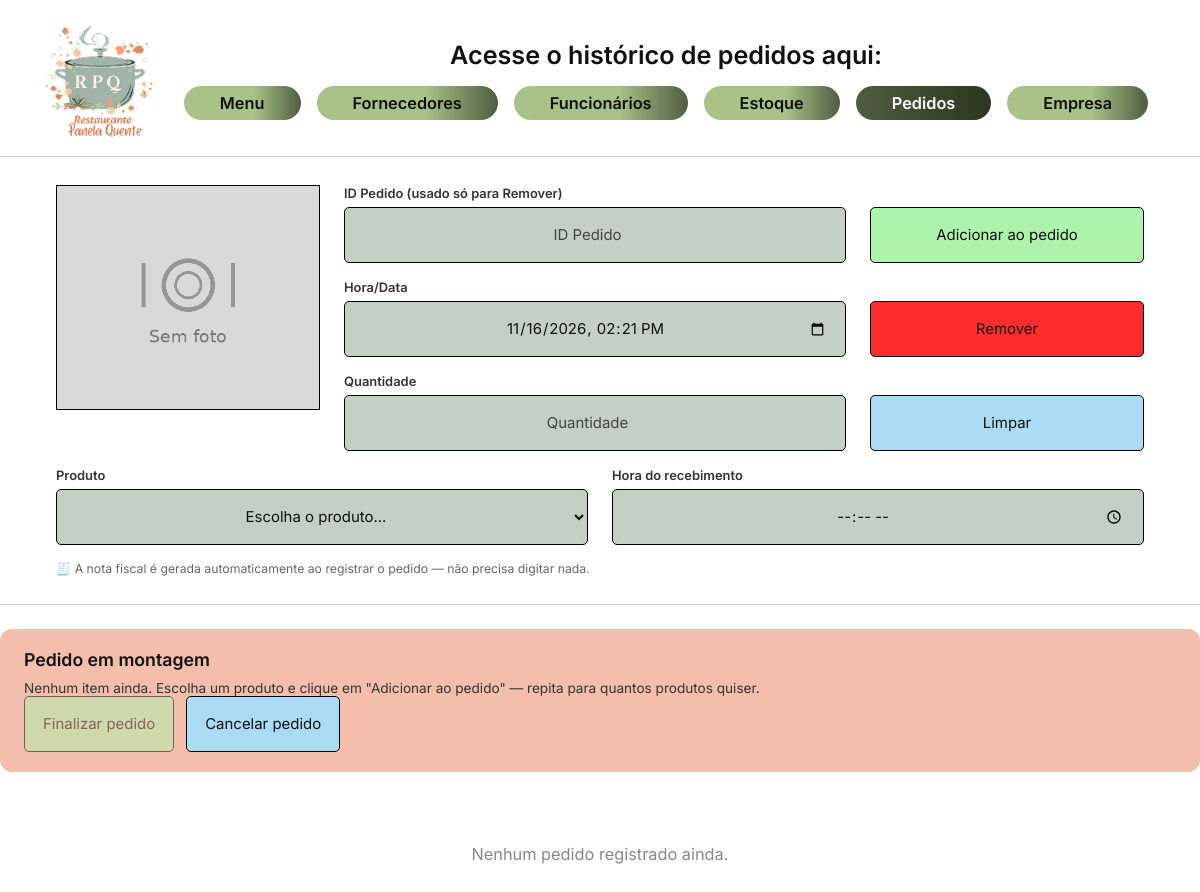
The app's page /projetobernardolohana/index.php?controller=venda&action=index (signed in), older data.
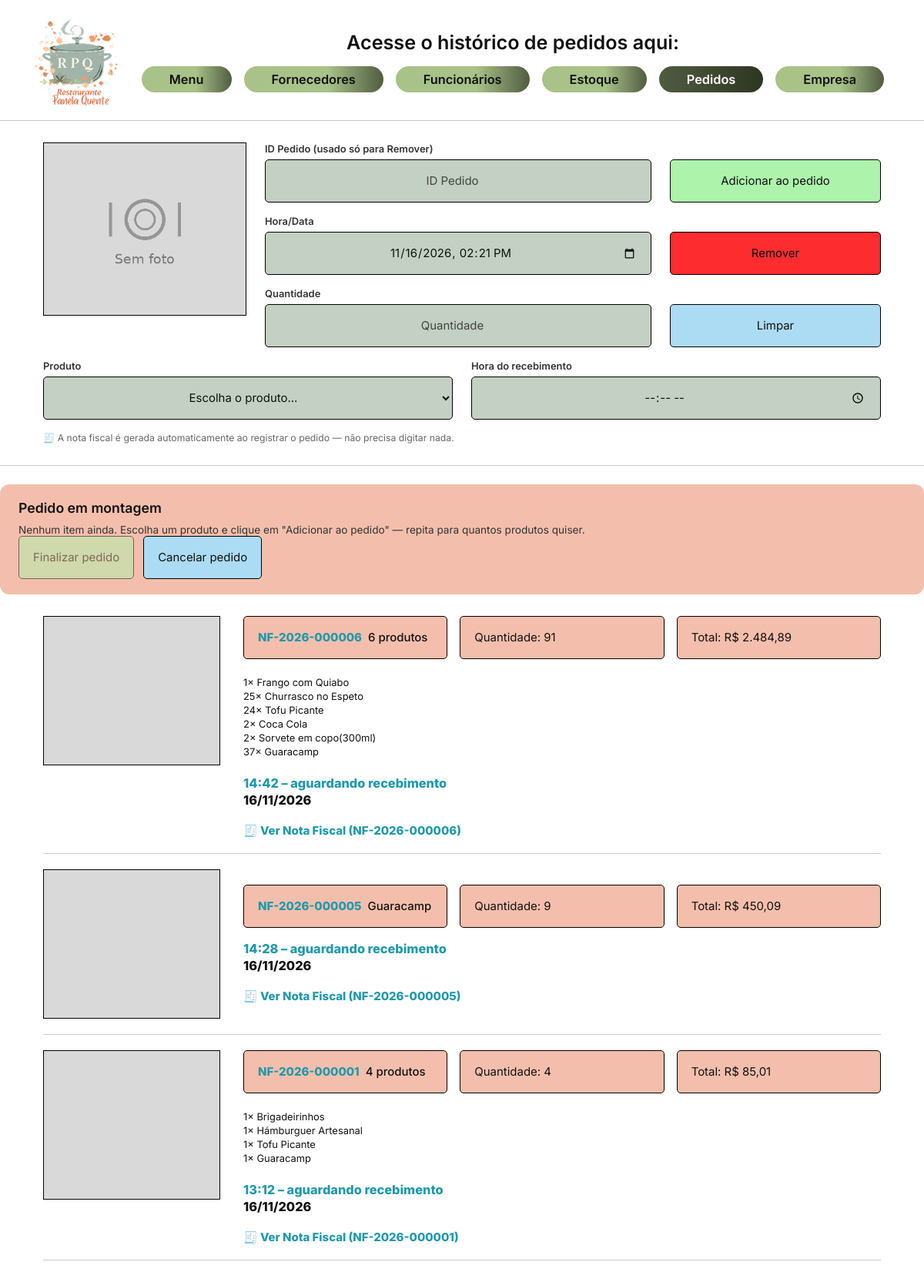
The same page, newer data.
### tables this page shows
CREATE TABLE `pedido` (
  `id` int(11) NOT NULL,
  `produto_id` int(11) DEFAULT NULL,
  `produto_nome` varchar(255) NOT NULL,
  `variacao` varchar(120) DEFAULT NULL,
  `usuario_id` int(11) DEFAULT NULL,
  `quantidade` int(11) NOT NULL DEFAULT 1,
  `preco_unitario` decimal(10,2) NOT NULL DEFAULT 0.00,
  `valor_total` decimal(10,2) NOT NULL DEFAULT 0.00,
  `desconto` decimal(10,2) NOT NULL DEFAULT 0.00,
  `data_pedido` datetime NOT NULL,
  `hora_recebimento` time DEFAULT NULL,
  `nota_fiscal` varchar(60) DEFAULT NULL,
  `criado_em` timestamp NOT NULL DEFAULT current_timestamp()
);

### projetobernardolohana/controllers/vendacontroller.php (called while the page is built, shortened)
<?php
require_once __DIR__ . '/../models/venda.php';
class VendaController
{
    public function index(): void
    {
        $pedidos     = [];
        try {
            $pedidos     = (new Venda())->listar();
        } catch (PDOException $e) {
            $erroBanco = 'Não foi possível carregar os pedidos. Confira se os scripts da pasta '
                       . '"Arquivos importantes" (migracao_produto_estoque.sql e migracao_pedidos.sql) '
                       . 'já foram executados no banco.';
        }
        require_once __DIR__ . '/../views/vendas.php';
    }
}

### projetobernardolohana/index.php (called while the page is built, shortened)
<?php
require_once __DIR__ . '/config/db.php';
$controller = $_GET['controller'] ?? 'auth';
$action = $_GET['action'] ?? 'form';
switch ($controller) {
    case 'venda':
        require_once __DIR__ . '/controllers/vendacontroller.php';
        $c = new VendaController();
        break;
}
$c->$action();

### projetobernardolohana/config/db.php (called while the page is built)
<?php
class Database
{
    private static $conn=null;
    public static function getConnection()
    {
        if (self::$conn === null) {
            try {
                self::$conn=new PDO(
                    "mysql:host=localhost;dbname=projetorrgi51;charset=utf8mb4",
                    "root",
                    "",
                    [
                        PDO::ATTR_ERRMODE=>PDO::ERRMODE_EXCEPTION,
                        PDO::ATTR_DEFAULT_FETCH_MODE=>PDO::FETCH_ASSOC
                    ]
                );
            }catch (PDOException $e){
                die("Erro ao conectar ao banco de dados.");
            }
        }
        return self::$conn;
    }
}

### projetobernardolohana/models/venda.php (called while the page is built, shortened)
<?php
require_once __DIR__ . '/../config/db.php';
class Venda
{
    private PDO $conn;
    public function __construct()
    {
        $this->conn = Database::getConnection();
    }
    public function listar(): array
    {
        $sql = "
            SELECT id, produto_id, produto_nome, variacao, quantidade, preco_unitario,
                   valor_total, desconto, data_pedido, hora_recebimento, nota_fiscal
            FROM pedido
            ORDER BY data_pedido DESC, id DESC
        ";
        return $this->conn->query($sql)->fetchAll();
    }
}

### projetobernardolohana/views/vendas.php (the view, shortened to what the changed rows need)
<?php
function imagemProdutoPedido(?int $produtoId): string
{
    $fallback = "public/assets/img/produto_sem_foto.png";
    $baseFs  = __DIR__ . "/../public/uploads/produtos/";
    $baseUrl = "public/uploads/produtos/";
    foreach (['jpg', 'png', 'webp'] as $ext) {
        if (file_exists($baseFs . $produtoId . '.' . $ext)) {
            return $baseUrl . $produtoId . '.' . $ext;
        }
    }
    return $fallback;
}
function pedidoData(?string $dt): string
{
    return $dt ? date('d/m/Y', strtotime($dt)) : '—';
}
function pedidoHora(?string $v): string
{
    return $v ? date('H:i', strtotime($v)) : '';
}
function valorFormatado(?float $v): string
{
    return 'R$ ' . number_format($v ?? 0, 2, ',', '.');
}
?>
<!DOCTYPE html>
<html lang="pt-BR">
<head>
  <link rel="stylesheet" href="public/assets/css/style.css">
</head>
<body data-page="vendas">
  <header class="site-header">
    <div class="header-right">
      <h1 class="header-title">Acesse o histórico de pedidos aqui:</h1>
    </div>
  </header>
  <div class="montagem-box">
    <h2 class="montagem-titulo">Pedido em montagem</h2>
  </div>
  <div class="list-wrap">
    <?php if (empty($pedidos)): ?>
      <div class="empty-state"><p>Nenhum pedido registrado ainda.</p></div>
    <?php else: ?>
      <?php
        $grupos = [];
        foreach ($pedidos as $p) {
          $chave = !empty($p['nota_fiscal']) ? $p['nota_fiscal'] : 'id' . $p['id'];
          if (!isset($grupos[$chave])) {
            $grupos[$chave] = ['head' => $p, 'itens' => [], 'qtd' => 0, 'total' => 0.0];
          }
          $grupos[$chave]['itens'][] = $p;
          $grupos[$chave]['qtd']   += (int)$p['quantidade'];
          $grupos[$chave]['total'] += (float)$p['valor_total'] - (float)($p['desconto'] ?? 0);
        }
      ?>
      <?php foreach ($grupos as $g): $pedido = $g['head']; ?>
        <div class="pedido-row">
          <div class="pedido-img">
            <img src="<?= htmlspecialchars(imagemProdutoPedido(isset($pedido['produto_id']) ? (int)$pedido['produto_id'] : null)) ?>"
                 alt="<?= htmlspecialchars($pedido['produto_nome'] ?? 'Produto') ?>" loading="lazy" decoding="async">
          </div>
          <div class="pedido-body">
            <div class="pedido-badges">
              <div class="badge badge-nome">
                <span class="pid"><?= htmlspecialchars(!empty($pedido['nota_fiscal']) ? $pedido['nota_fiscal'] : '#' . (int)$pedido['id']) ?></span>
                <?php if (count($g['itens']) === 1): ?>
                  <?= htmlspecialchars($pedido['produto_nome'] ?? '') ?><?php if (!empty($pedido['variacao'])): ?><span class="pedido-var"> — <?= htmlspecialchars($pedido['variacao']) ?></span><?php endif; ?>
                <?php else: ?>
                  <?= count($g['itens']) ?> produtos
                <?php endif; ?>
              </div>
              <div class="badge">Quantidade: <?= (int)$g['qtd'] ?></div>
              <div class="badge">Total: <?= htmlspecialchars(valorFormatado((float)$g['total'])) ?></div>
            </div>
            <?php if (count($g['itens']) > 1): ?>
              <ul class="pedido-itens">
                <?php foreach ($g['itens'] as $it): ?>
                  <li><?= (int)$it['quantidade'] ?>× <?= htmlspecialchars($it['produto_nome'] ?? '') ?><?php if (!empty($it['variacao'])): ?> (<?= htmlspecialchars($it['variacao']) ?>)<?php endif; ?></li>
                <?php endforeach; ?>
              </ul>
            <?php endif; ?>
            <div class="pedido-quando">
              <div class="quando-hora">
                <?= htmlspecialchars(pedidoHora($pedido['data_pedido'] ?? null)) ?>
                –
                <?= !empty($pedido['hora_recebimento']) ? htmlspecialchars(pedidoHora($pedido['hora_recebimento'])) : 'aguardando recebimento' ?>
              </div>
              <div class="quando-data"><?= htmlspecialchars(pedidoData($pedido['data_pedido'] ?? null)) ?></div>
            </div>
            <?php if (!empty($pedido['nota_fiscal'])): ?>
              <a class="link-nota" href="index.php?controller=venda&action=notaFiscal&id=<?= (int)$pedido['id'] ?>">
                🧾 Ver Nota Fiscal (<?= htmlspecialchars($pedido['nota_fiscal']) ?>)
              </a>
            <?php endif; ?>
          </div>
        </div>
      <?php endforeach; ?>
    <?php endif; ?>
  </div>
</body>
</html>

Row changes from the older to the newer data that the page shows:
added pedido: shows a picture, nota_fiscal "NF-2026-000006", count($g['itens']) "6", qtd "91", total "R$ 2.484,89", quantidade "1", produto_nome "Frango com Quiabo", data_pedido "14:42", shows "aguardando recebimento", data_pedido "16/11/2026"
added pedido: quantidade "25", produto_nome "Churrasco no Espeto", shown under "NF-2026-000006"
added pedido: quantidade "24", produto_nome "Tofu Picante", shown under "NF-2026-000006"
added pedido: quantidade "2", produto_nome "Coca Cola", shown under "NF-2026-000006"
added pedido: quantidade "2", produto_nome "Sorvete em copo(300ml)", shown under "NF-2026-000006"
added pedido: quantidade "37", produto_nome "Guaracamp", shown under "NF-2026-000006"
added pedido: shows a picture, nota_fiscal "NF-2026-000005", produto_nome "Guaracamp", qtd "9", total "R$ 450,09", data_pedido "14:28", shows "aguardando recebimento", data_pedido "16/11/2026", shown under "Pedido em montagem"
added pedido: shows a picture, nota_fiscal "NF-2026-000001", count($g['itens']) "4", qtd "4", total "R$ 85,01", quantidade "1", produto_nome "Brigadeirinhos", data_pedido "13:12", shows "aguardando recebimento", data_pedido "16/11/2026"
added pedido: quantidade "1", produto_nome "Hámburguer Artesanal", shown under "NF-2026-000001"
added pedido: quantidade "1", produto_nome "Tofu Picante", shown under "NF-2026-000001"
added pedido: quantidade "1", produto_nome "Guaracamp", shown under "NF-2026-000001"
Text that changed along with them:
text no longer shown: "Nenhum pedido registrado ainda."
